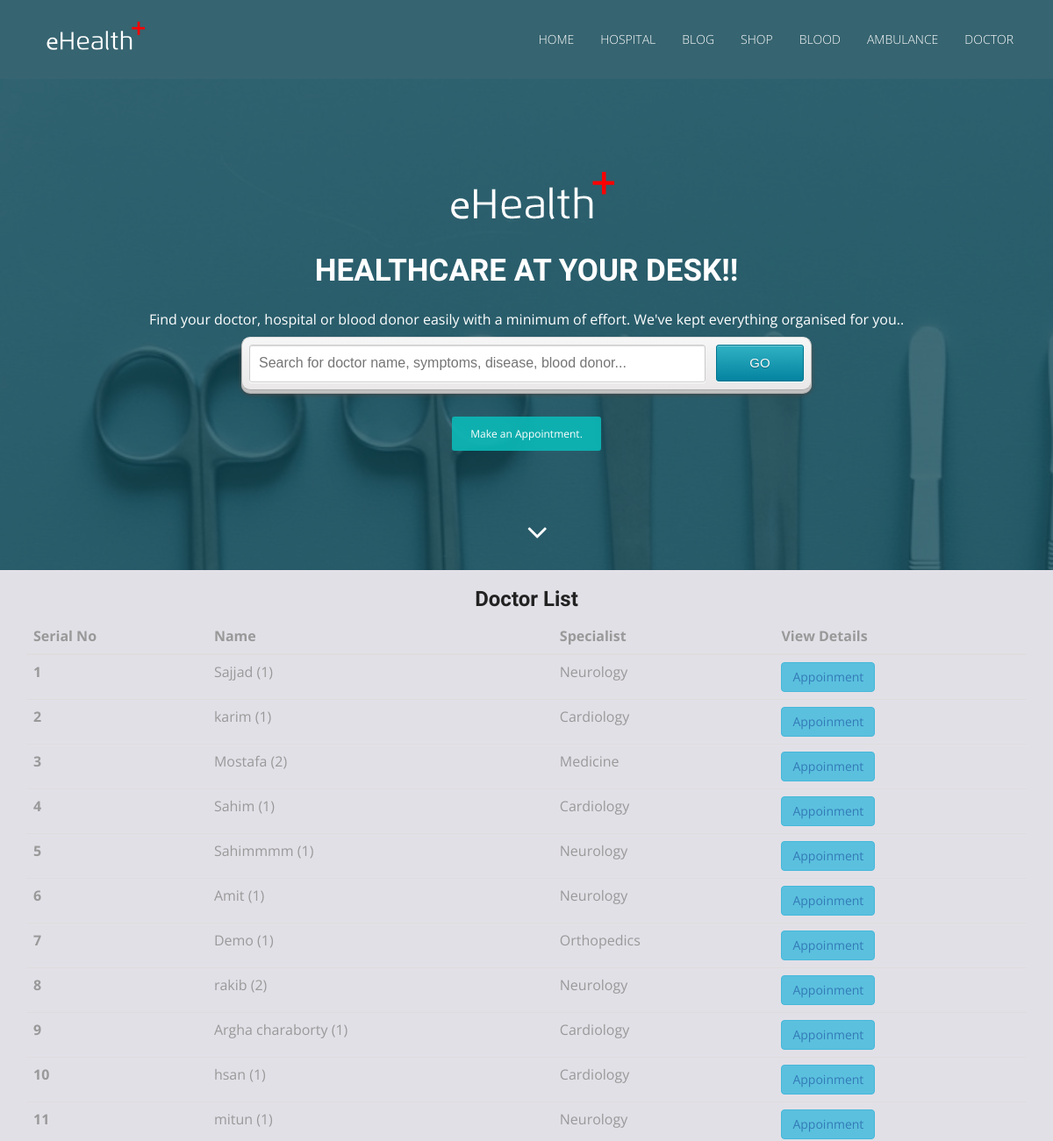
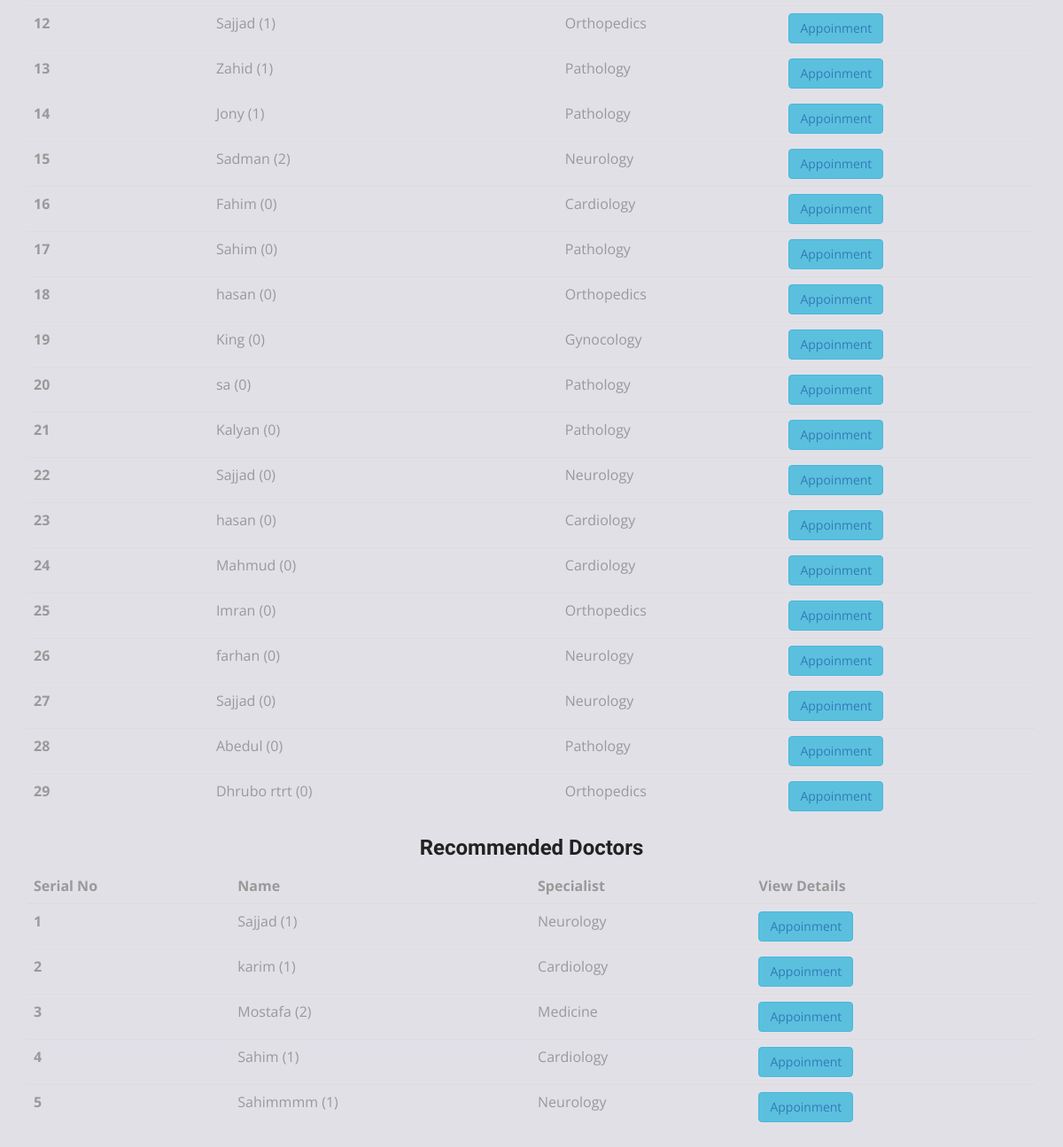
The page /index.php/welcome/omnisearch on the database its author committed (2 pictures, top to bottom).
### tables this page shows
CREATE TABLE `tbl_doctor` (
  `doc_id` int(11) NOT NULL,
  `hospital_id` int(11) NOT NULL,
  `doc_name` varchar(255) NOT NULL,
  `doc_image` text NOT NULL,
  `doc_email` varchar(255) NOT NULL,
  `doc_password` varchar(255) NOT NULL,
  `doc_mobile_no` varchar(16) NOT NULL,
  `doc_qualification` varchar(255) NOT NULL,
  `doc_designation` varchar(255) NOT NULL,
  `doc_category` varchar(255) NOT NULL,
  `symptoms` varchar(255) NOT NULL,
  `disease` varchar(255) NOT NULL,
  `doc_birth_date` date NOT NULL,
  `doc_join_date` date NOT NULL,
  `doc_chamber` varchar(255) NOT NULL,
  `doc_fee` int(100) NOT NULL,
  `doc_status` tinyint(3) NOT NULL
);

CREATE TABLE `tbl_dept` (
  `dept_id` int(11) NOT NULL,
  `dept_name` varchar(255) NOT NULL,
  `dept_desc` text NOT NULL,
  `dept_status` tinyint(3) NOT NULL
);

### application/controllers/Welcome.php (called while the page is built, shortened)
<?php
class Welcome extends CI_Controller
{
    public function __construct()
    {
        $this->load->model('welcome_model');
    }
    public function omnisearch()
    {
        $data = array();
        $data['query_string'] = $this->input->get('q', true);
        $query_string = strtolower($data['query_string']);
        if ($query_string == 'a+' || $query_string == 'a-' || $query_string == 'b+' || $query_string == 'b-'
            || $query_string == 'o+' || $query_string == 'o-' || $query_string == 'ab+' || $query_string == 'ab-'
        ) {
            $data['category'] = 1;
            $data['result_title'] = "Blood Donor Results for " . strtoupper($query_string);
            $data['results'] = $this->blood_donor->get_donors_by_blood_group($query_string);
        } else {
            $data['category'] = 2;
            $data['result_title'] = "Doctor List";
            $data['results'] = $this->doctor_model->get_doctors_for_query($query_string);
            $data['recommended_doctors'] = $this->doctor_model->get_recommended_doctors();
        }
        $this->load->view('pages/search_results_list', $data);
    }
}

### index.php (called while the page is built, shortened)
<?php
require_once BASEPATH.'core/CodeIgniter.php';

### application/models/Doctor_model.php (called while the page is built, shortened)
<?php
class Doctor_model extends CI_Model
{
    public function get_doctors_for_query($query)
    {
        $result = $this->db->query("SELECT
    IFNULL(AVG(tbl_rating.value),
    0) AS rating,
    COUNT(tbl_rating.rating_id) AS rating_count,
    tbl_doctor.*
FROM
    tbl_doctor
LEFT JOIN tbl_rating ON tbl_rating.doc_id = tbl_doctor.doc_id
WHERE tbl_doctor.doc_name LIKE '%$query%' OR tbl_doctor.symptoms LIKE '%$query%' OR tbl_doctor.disease LIKE '%$query%'
GROUP BY
    tbl_doctor.doc_id
ORDER BY
    rating
DESC")
            ->result();
        return $result;
    }
    public function get_recommended_doctors()
    {
        $result = $this->db->query('SELECT
    IFNULL(AVG(tbl_rating.value),
    0) AS rating,
    COUNT(tbl_rating.rating_id) AS rating_count,
    tbl_doctor.*
FROM
    tbl_doctor
LEFT JOIN tbl_rating ON tbl_rating.doc_id = tbl_doctor.doc_id
GROUP BY
    tbl_doctor.doc_id
ORDER BY
    rating
DESC
LIMIT 5')
            ->result();
        return $result;
    }
    public function get_dept_record($dept_id)
    {
        return $this->db->where('dept_id', $dept_id)->get('tbl_dept')->row();
    }
}

### application/views/pages/search_results_list.php (the view, shortened to what this page needs)
<!DOCTYPE html>
<html lang="en">
<head>
    <link rel="stylesheet" type="text/css" href="<?php echo base_url() ?>asset/css/font-awesome.min.css">
    <link rel="stylesheet" type="text/css" href="<?php echo base_url() ?>asset/css/bootstrap.min.css">
    <link rel="stylesheet" type="text/css" href="<?php echo base_url() ?>asset/css/style.css">
    <link href="<?php echo base_url() ?>asset/css/star-rating-svg.css" rel="stylesheet">
</head>
<body id="myPage" data-spy="scroll" data-target=".navbar" data-offset="60">
<section id="banner" class="banner">
    <div class="bg-color">
        <nav class="navbar navbar-default navbar-fixed-top">
            <div class="container">
                <div class="col-md-12">
                    <div class="navbar-header">
                        <a class="navbar-brand" href="<?php echo base_url() ?>"><img
                                    src="<?php echo base_url() ?>asset/img/logo.png" class="img-responsive"
                                    style="width: 140px; margin-top: -16px;"></a>
                    </div>
                    <div class="collapse navbar-collapse navbar-right" id="myNavbar">
                        <ul class="nav navbar-nav">
                            <li class=""><a href="<?php echo base_url() ?>">Home</a></li>
                            <li class=""><a href="<?php echo base_url('welcome/hospital_master') ?>">Hospital</a></li>
                            <li class=""><a href="#blog">Blog</a></li>
                            <li class=""><a href="#shop">Shop</a></li>
                            <li class=""><a href="<?php echo base_url('welcome/add_donor_master') ?>">Blood</a></li>
                            <li class=""><a href="<?php echo base_url('welcome/add_ambulance_master') ?>">Ambulance</a>
                            </li>
                            <li class=""><a href="<?php echo base_url('welcome/add_doctor_master') ?>">Doctor</a></li>
                        </ul>
                    </div>
                </div>
            </div>
        </nav>
        <div class="container">
            <div class="row">
                <div class="banner-info">
                    <div class="banner-logo text-center">
                        <img src="<?php echo base_url() ?>asset/img/logo.png" class="img-responsive">
                    </div>
                    <div class="banner-text text-center">
                        <h1 class="white">Healthcare at your desk!!</h1>
                        <p>Find your doctor, hospital or blood donor easily with a minimum of effort. We've kept
                            everything organised for you..</p>
                        <form class="form-wrapper" action="<?php echo base_url('welcome/omnisearch') ?>" method="GET">
                            <input name="q" value="<?php echo $query_string ?>" type="text" id="search"
                                   placeholder="Search for doctor name, symptoms, disease, blood donor..." required>
                            <input type="submit" value="go" id="submit">
                        </form>
                        <a href="<?php echo base_url('welcome/add_doctor_master') ?>" class="btn btn-appoint">Make an
                            Appointment.</a>
                    </div>
                    <div class="overlay-detail text-center">
                        <a href="#cta-3"><i class="fa fa-angle-down"></i></a>
                    </div>
                </div>
            </div>
        </div>
    </div>
</section>
<section id="cta-3">
    <div class="container">
        <h3 class="text-center"><?php echo $result_title ?></h3>
        <?php
        if ($category == 1) {
            ?>
            <table class="table table-dark">
                <thead>
                <tr>
                    <th scope="col">Serial No</th>
                    <th scope="col">Name</th>
                    <th scope="col">Mobile No</th>
                    <th scope="col">Address</th>
                </tr>
                </thead>
                <tbody>
                <?php
                $i = 1;
                foreach ($results as $result) {
                    ?>
                    <tr>
                        <th scope="row"><?php echo $i++ ?></th>
                        <td>
                            <?php echo $result->donor_name; ?>
                        </td>
                        <td>
                            <?php echo $result->donor_mobile_no; ?>
                        </td>
                        <td>
                            <?php echo $result->donor_address; ?>
                        </td>
                    </tr>
                <?php } ?>
                </tbody>
            </table>
        <?php } else { ?>
            <?php if (empty($results)) { ?>
                <p>No Result Found! :(</p>
            <?php } else { ?>
                <table class="table table-dark">
                    <thead>
                    <tr>
                        <th scope="col">Serial No</th>
                        <th scope="col">Name</th>
                        <th scope="col">Specialist</th>
                        <th scope="col">View Details</th>
                    </tr>
                    </thead>
                    <tbody>
                    <?php
                    $i = 1;
                    foreach ($results as $result) {
                        $dept = $this->doctor_model->get_dept_record($result->doc_category);
                        ?>
                        <a href="<?php echo base_url("welcome/add_doc_profile/$result->doc_id") ?>">
                            <tr>
                                <th scope="row"><?php echo $i++ ?></th>
                                <td>
                                    <?php echo $result->doc_name; ?>
                                    (<?php echo $result->rating_count ?>)
                                </td>
                                <td> <?php echo $dept->dept_name; ?></td>
                                <td>
                                    <button type="button" class="btn btn-info"><a
                                                href="<?php echo base_url("welcome/add_doc_profile/$result->doc_id") ?>"
                                                target="_blank">
                                            Appoinment</a></button>
                                </td>
                            </tr>
                        </a>
                    <?php }
                    ?>
                    </tbody>
                </table>
                <h3 class="text-center">Recommended Doctors</h3>
                <table class="table table-dark">
                    <thead>
                    <tr>
                        <th scope="col">Serial No</th>
                        <th scope="col">Name</th>
                        <th scope="col">Specialist</th>
                        <th scope="col">View Details</th>
                    </tr>
                    </thead>
                    <tbody>
                    <?php
                    $i = 1;
                    foreach ($recommended_doctors as $recommended_doctor) {
                        $dept = $this->doctor_model->get_dept_record($recommended_doctor->doc_category);
                        ?>
                        <a href="<?php echo base_url("welcome/add_doc_profile/$recommended_doctor->doc_id") ?>">
                            <tr>
                                <th scope="row"><?php echo $i++ ?></th>
                                <td>
                                    <?php echo $recommended_doctor->doc_name; ?>
                                    (<?php echo $recommended_doctor->rating_count ?>)
                                </td>
                                <td>
                                    <?php echo $dept->dept_name ?>
                                </td>
                                <td>
                                    <button type="button" class="btn btn-info"><a
                                                href="<?php echo base_url("welcome/add_doc_profile/$recommended_doctor->doc_id") ?>"
                                                target="_blank">
                                            Appoinment</a></button>
                                </td>
                            </tr>
                        </a>
                    <?php } ?>
                    </tbody>
                </table>
            <?php } ?>
        <?php } ?>
    </div>
</section>
</body>
</html>

### asset/css/style.css (style rules this page uses)
body { font-family: 'Open Sans', sans-serif; line-height: 20px; color: #999999; font-size: 300; font-size: 16px; }
ol, ul { list-style: none; }
table { border-collapse: collapse; border-spacing: 0; }
h1, h2, h3, h4, h5, h6 { font-family: 'Raleway', sans-serif; font-weight: 600; color: #222222; }
a, a:hover, a:focus, a:active { outline: none; }
.navbar { margin-bottom: 0px; border: 0px; }
.navbar { border-radius: 0px; }
.navbar-default { background-color: #366470; padding: 20px 0; transition: all 0.3s; }
.navbar-default { background-color: #366470; border: 0px; }
.navbar-brand { font-family: 'Chewy', cursive; font-size: 32px; }
.navbar-brand img { padding-top: 2px; width: 120px !important; }
.navbar-default .navbar-brand, .navbar-default .navbar-brand:hover, .navbar-default .navbar-brand:focus { color: cyan; }
.white, .white:hover, .white:focus { color: #fff; width: 100% !important; }
.navbar-default .navbar-nav > li > a { color: #fff ; text-transform: uppercase; font-size: 14px; font-weight: 300; }
#banner { background: url('../img/bg-banner.jpg') no-repeat fixed; background-size: cover; min-height: 650px; position: relative; }
.bg-color { background-color: RGBA(13, 70, 83, 0.78); min-height: 650px; }
.banner-info { padding-top: 190px; }
.banner-logo img { display: inline-block; }
.banner-text { color: #fff; }
.banner-text h1 { font-family: 'Candal', sans-serif; font-size: 35px; text-transform: uppercase; padding-bottom:15px; }
.btn-appoint, .btn-appoint:hover, .btn-appoint:focus { margin-top: 30px; padding: 10px 20px; font-size: 12px; background-color: rgba(12, 184, 182, 0.91); border-radius: 3px; color: #fff; }
.overlay-detail a i { text-align: center; position: absolute; bottom: 25px; font-size: 38px; color: #fff; margin: 0 auto; }
td { border: 0px solid #ededed; border-top: 1px solid rgba(216, 216, 216, 0.5); padding: 6px 10px 6px 0; }
#cta-3 { background-color: #E2E0E7; }
.white { color: #fff; }
.form-wrapper { margin-top: 25px; margin-bottom: 10px; }
.form-wrapper { background-color: #f6f6f6; background-image: -webkit-gradient(linear, left top, left bottom, from(#f6f6f6), to(#eae8e8)); background-image: -webkit-linear-gradient(top, #f6f6f6, #eae8e8); background-image: -moz-linear-gradient(top, #f6f6f6, #eae8e8); background-image: -ms-linear-gradient(top, #f6f6f6, #eae8e8); background-image: -o-linear-gradient(top, #f6f6f6, #eae8e8); background-image: linear-gradient(top, #f6f6f6, #eae8e8); border-color: #dedede #bababa #aaa #bababa; border-style: solid; border-width: 1px; -webkit-border-radius: 10px; -moz-border-radius: 10px; border-radius: 10px; -webkit-box-shadow: 0 3px 3px rgba(255,255,255,.1), 0 3px 0 #bbb, 0 4px 0 #aaa, 0 5px 5px #444; -moz-box-shadow: 0 3px 3px rgba(255,255,255,.1), 0 3px 0 #bbb, 0 4px 0 #aaa, 0 5px 5px #444; box-shadow: 0 3px 3px rgba(255,255,255,.1), 0 3px 0 #bbb, 0 4px 0 #aaa, 0 5px 5px #444; margin: 0px auto; overflow: hidden; padding: 8px; width: 650px; }
.form-wrapper #search { border: 1px solid #CCC; -webkit-box-shadow: 0 1px 1px #ddd inset, 0 1px 0 #FFF; -moz-box-shadow: 0 1px 1px #ddd inset, 0 1px 0 #FFF; box-shadow: 0 1px 1px #ddd inset, 0 1px 0 #FFF; -webkit-border-radius: 3px; -moz-border-radius: 3px; border-radius: 3px; color: #999; float: left; font: 16px Lucida Sans, Trebuchet MS, Tahoma, sans-serif; height: 43px; padding: 10px; width: 520px; }
.form-wrapper #submit { background-color: #0483a0; background-image: -webkit-gradient(linear, left top, left bottom, from(#31b2c3), to(#0483a0)); background-image: -webkit-linear-gradient(top, #31b2c3, #0483a0); background-image: -moz-linear-gradient(top, #31b2c3, #0483a0); background-image: -ms-linear-gradient(top, #31b2c3, #0483a0); background-image: -o-linear-gradient(top, #31b2c3, #0483a0); background-image: linear-gradient(top, #31b2c3, #0483a0); border: 1px solid #00748f; -moz-border-radius: 3px; -webkit-border-radius: 3px; border-radius: 3px; -webkit-box-shadow: 0 1px 0 rgba(255, 255, 255, 0.3) inset, 0 1px 0 #FFF; -moz-box-shadow: 0 1px 0 rgba(255, 255, 255, 0.3) inset, 0 1px 0 #FFF; box-shadow: 0 1px 0 rgba(255, 255, 255, 0.3) inset, 0 1px 0 #FFF; color: #fafafa; cursor: pointer; height: 42px; float: right; font: 15px Arial, Helvetica; padding: 0; text-transform: uppercase; text-shadow: 0 1px 0 rgba(0, 0 ,0, .3); width: 100px; }

### rows shown on the page
tbl_doctor: doc_name "Sajjad", rating_count "1", tbl_dept.dept_name "Neurology"
tbl_doctor: doc_name "karim", rating_count "1", tbl_dept.dept_name "Cardiology"
tbl_doctor: doc_name "Mostafa", rating_count "2", tbl_dept.dept_name "Medicine"
tbl_doctor: doc_name "Sahim", rating_count "1", tbl_dept.dept_name "Cardiology"
tbl_doctor: doc_name "Sahimmmm", rating_count "1", tbl_dept.dept_name "Neurology"
tbl_doctor: doc_name "Amit", rating_count "1", tbl_dept.dept_name "Neurology"
tbl_doctor: doc_name "Demo", rating_count "1", tbl_dept.dept_name "Orthopedics"
tbl_doctor: doc_name "rakib", rating_count "2", tbl_dept.dept_name "Neurology"
tbl_doctor: doc_name "Argha charaborty", rating_count "1", tbl_dept.dept_name "Cardiology"
tbl_doctor: doc_name "hsan", rating_count "1", tbl_dept.dept_name "Cardiology"
tbl_doctor: doc_name "mitun", rating_count "1", tbl_dept.dept_name "Neurology"
tbl_doctor: doc_name "Sajjad", rating_count "1", tbl_dept.dept_name "Orthopedics"
tbl_doctor: doc_name "Zahid", rating_count "1", tbl_dept.dept_name "Pathology"
tbl_doctor: doc_name "Jony", rating_count "1", tbl_dept.dept_name "Pathology"
tbl_doctor: doc_name "Sadman", rating_count "2", tbl_dept.dept_name "Neurology"
tbl_doctor: doc_name "Fahim", rating_count "0", tbl_dept.dept_name "Cardiology"
tbl_doctor: doc_name "Sahim", rating_count "0", tbl_dept.dept_name "Pathology"
tbl_doctor: doc_name "hasan", rating_count "0", tbl_dept.dept_name "Orthopedics"
tbl_doctor: doc_name "King", rating_count "0", tbl_dept.dept_name "Gynocology"
tbl_doctor: doc_name "sa", rating_count "0", tbl_dept.dept_name "Pathology"
tbl_doctor: doc_name "Kalyan", rating_count "0", tbl_dept.dept_name "Pathology"
tbl_doctor: doc_name "Sajjad", rating_count "0", tbl_dept.dept_name "Neurology"
tbl_doctor: doc_name "hasan", rating_count "0", tbl_dept.dept_name "Cardiology"
tbl_doctor: doc_name "Mahmud", rating_count "0", tbl_dept.dept_name "Cardiology"
tbl_doctor: doc_name "Imran", rating_count "0", tbl_dept.dept_name "Orthopedics"
tbl_doctor: doc_name "farhan", rating_count "0", tbl_dept.dept_name "Neurology"
tbl_doctor: doc_name "Sajjad", rating_count "0", tbl_dept.dept_name "Neurology"
tbl_doctor: doc_name "Abedul", rating_count "0", tbl_dept.dept_name "Pathology"
tbl_doctor: doc_name "Dhrubo rtrt", rating_count "0", tbl_dept.dept_name "Orthopedics"

### other values the page prints
$result_title "Doctor List"
